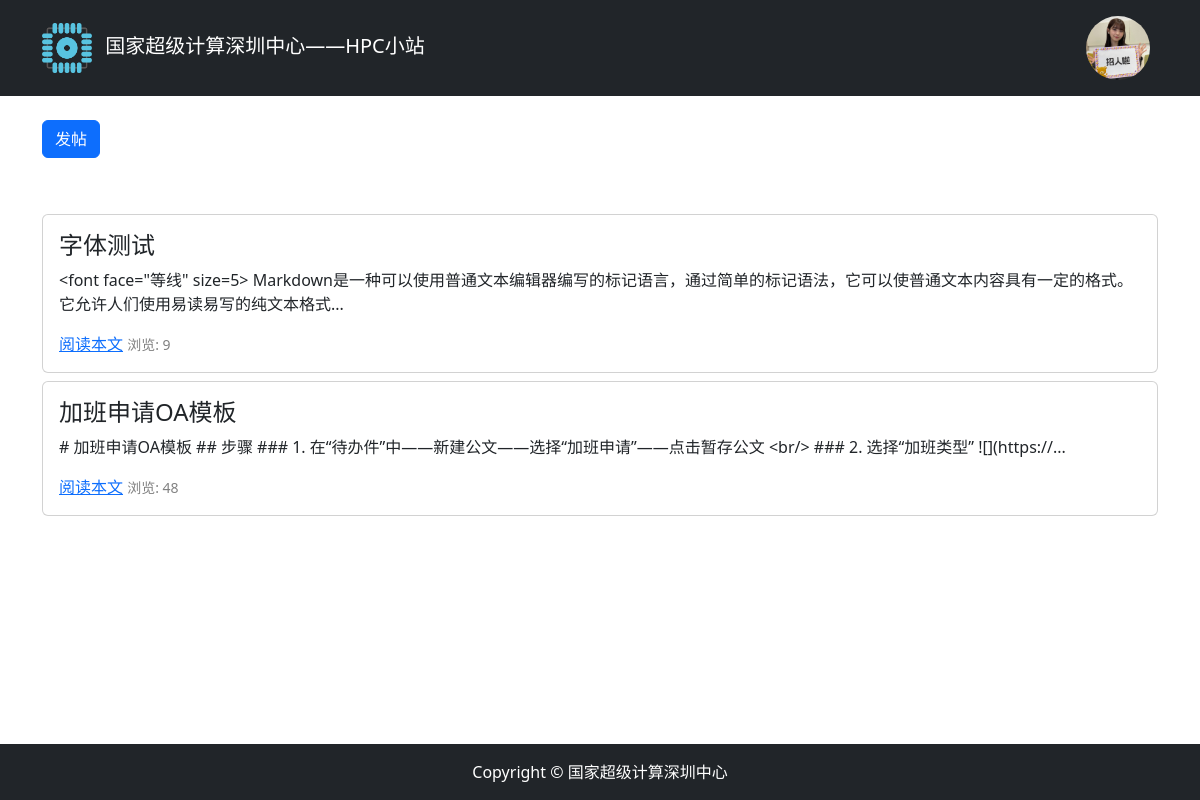
The app's page /ticket/ticket_list/ (signed in) with its own data.
### userprofile/models.py (models this page shows, shortened)
class Profile(models.Model):
    user = models.OneToOneField(User, on_delete=models.CASCADE, related_name='profile')
    real_name = models.CharField(max_length=40,blank=True)
    department = models.CharField(max_length=40,blank=True)
    position = models.CharField(max_length=40,blank=True)
    college = models.CharField(max_length=40,blank=True)
    avatar = models.ImageField(upload_to='avatar/%Y%m%d/', blank=True)
    bio = models.TextField(max_length=500, blank=True)
    is_engineer = models.BooleanField(default=False)

### ticket/models.py (models this page shows, shortened)
class TicketPost(models.Model):
    id = models.AutoField(primary_key=True)
    author = models.ForeignKey(User, on_delete=models.CASCADE)
    title = models.CharField(max_length=100)
    body = models.TextField()
    created = models.DateTimeField(default=timezone.now)
    updated = models.DateTimeField(auto_now=True)
    total_views = models.PositiveIntegerField(default=0)
    class Meta:
        ordering = ('-created',)

### ticket/views.py (the view)
# urls.py: path('ticket_list/', views.ticket_list, name='ticket_list'),
def ticket_list(request):
    ticket = TicketPost.objects.all()
    context = { 'tickets': ticket }
    return render(request, 'tickets/list.html', context)

### templates/tickets/list.html (shortened to what this page needs)
<!doctype html>
</html>
{% extends "base.html" %}
{% load static %}
{% block content %}
<br>
<div class="container">
    <div class="row ">
		<div class="col-sm-2">
			{% if user.is_authenticated %}
				<a href="{% url 'ticket:ticket_create' %}" class="btn btn-primary">发帖</a>
			{% endif %}
		</div>
	</div>
</div>
<br>
<br>
<div class="container">
    {% for ticket in tickets %}
    <div class="row mt-2">
        <div class="col-sm-12">
            <div class="card h-100">
                <div class="card-body">
                    <h4 class="card-title">{{ ticket.title }}</h4>
                    <p class="card-text">{{ ticket.body|slice:'100' }}...</p>
                    <a href="{%url 'ticket:ticket_detail' ticket.id %}"  class="card-link">阅读本文</a>
                    <small class="col align-self-end" style="color: gray;">
                        浏览: {{ ticket.total_views }}
                    </small>
                </div>
            </div>
        </div>
    </div>
    {% endfor %}
</div>
{% endblock content %}

### templates/header.html
{% load static %}
<nav class="navbar navbar-expand-lg navbar-dark bg-dark">
    <div class="container">
        <a class="navbar-brand" href="{% url 'mainpage:index' %}">
            <img src="{%static 'png/logo.png' %}" alt="logo" class="d-inline-block align-text-center  me-2" width="50" height="50">
            国家超级计算深圳中心——HPC小站</a>
        <div>
            <ul class="navbar-nav">
                {% if user.is_authenticated %}
                    {% if user.profile.avatar %}
                        <li class="nav-item ml-md-auto">
                            <a class="nav-link d-block" href="{% url 'userprofile:display' user.id %}" style="width: 80px;height: 80px;"><img src="{{ user.profile.avatar.url }}" alt="暂无头像" style="max-width: 100%; border-radius: 50%;" class="d-inline-block align-text-center"></a>
                        </li>
                    {% else %}
                        <li class="nav-item ml-md-auto">
                            <a class="nav-link d-block" href="{% url 'userprofile:display' user.id %}" style="width: 80px;height: 80px;">{{ user.username }}</a>
                        </li>
                    {% endif %}
                {% else %}
                <li class="nav-item">
                    <a class="nav-link" href="{% url 'userprofile:login' %}">登录</a>
                </li>
                {% endif %}
            </ul>
    </div>
</nav>

### records on screen
TicketPost: title "字体测试", body "<font face=\"等线\" size=5> Markdown是一种可以使用普通文本编辑器编写的标记语言，通过简单的标记语法，它可以使普通文本内容具有一定的格式。它允许人们使用易读易写的纯文本格式", total_views "9"
TicketPost: title "加班申请OA模板", body "# 加班申请OA模板 ## 步骤 ### 1. 在“待办件”中——新建公文——选择“加班申请”——点击暂存公文 <br/> ### 2. 选择“加班类型” ![](https://", total_views "48"
